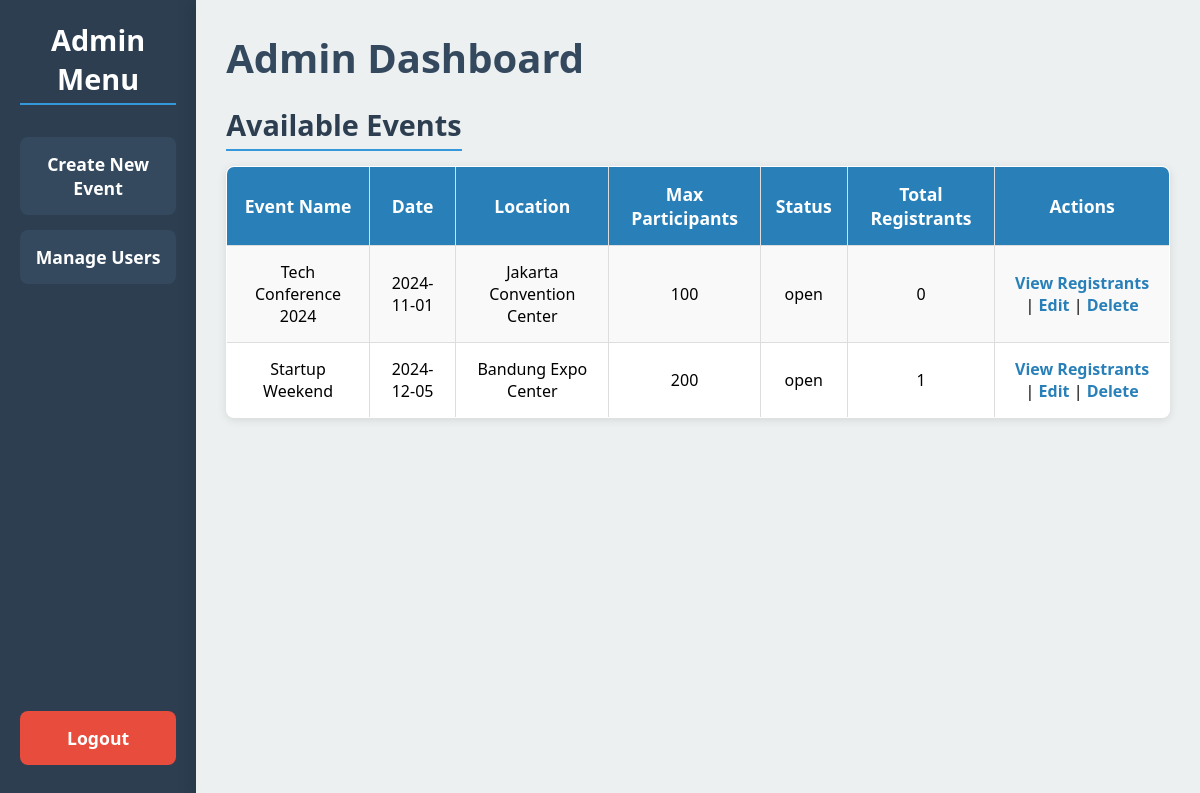
Page /admin_dashboard.php (signed in) on the committed database.
### tables this page shows
CREATE TABLE `events` (
  `event_id` int(11) NOT NULL,
  `event_name` varchar(255) NOT NULL,
  `description` text NOT NULL,
  `date` date NOT NULL,
  `time` time NOT NULL,
  `location` varchar(255) NOT NULL,
  `banner` varchar(255) DEFAULT NULL,
  `max_participants` int(11) NOT NULL,
  `status` enum('open','closed','canceled') NOT NULL DEFAULT 'open',
  `created_at` timestamp NOT NULL DEFAULT current_timestamp()
);

### admin_dashboard.php (the view, shortened to what this page needs)
<?php
$servername = "localhost";
$username = "root";
$password = "";
$dbname = "event_registration";
$conn = new mysqli($servername, $username, $password, $dbname);
$sql_events = "
    SELECT events.event_id, events.event_name, events.date, events.location, events.max_participants, events.status,
    COUNT(registrations.event_id) as total_registrants
    FROM events
    LEFT JOIN registrations ON events.event_id = registrations.event_id
    GROUP BY events.event_id";
$result_events = $conn->query($sql_events);
?>
<!DOCTYPE html>
<html lang="en">
<head>
</head>
<body>
    <div class="sidebar">
        <div>
            <h2>Admin Menu</h2>
            <a href="event_create.php">Create New Event</a>
            <a href="user_management.php">Manage Users</a>
        </div>
        <div>
            <a href="logout.php" class="logout">Logout</a>
        </div>
    </div>
    <div class="main-content">
        <h1>Admin Dashboard</h1>
        <h2>Available Events</h2>
        <table>
            <tr>
                <th>Event Name</th>
                <th>Date</th>
                <th>Location</th>
                <th>Max Participants</th>
                <th>Status</th>
                <th>Total Registrants</th>
                <th>Actions</th>
            </tr>
            <?php
            if ($result_events->num_rows > 0) {
                while ($event = $result_events->fetch_assoc()) {
                    echo "<tr>";
                    echo "<td>" . htmlspecialchars($event['event_name']) . "</td>";
                    echo "<td>" . htmlspecialchars($event['date']) . "</td>";
                    echo "<td>" . htmlspecialchars($event['location']) . "</td>";
                    echo "<td>" . htmlspecialchars($event['max_participants']) . "</td>";
                    echo "<td>" . htmlspecialchars($event['status']) . "</td>";
                    echo "<td>" . htmlspecialchars($event['total_registrants']) . "</td>";
                    echo "<td class='actions'>";
                    echo "<a href='event_registrants.php?event_id=" . $event['event_id'] . "'>View Registrants</a> | ";
                    echo "<a href='event_edit.php?id=" . $event['event_id'] . "'>Edit</a> | ";
                    echo "<a href='event_delete.php?id=" . $event['event_id'] . "' onclick='return confirmDelete()'>Delete</a>";
                    echo "</td>";
                    echo "</tr>";
                }
            } else {
                echo "<tr><td colspan='7'>No events found.</td></tr>";
            }
            ?>
        </table>
    </div>
</body>
</html>

### admin_dashboard.php (style rules this page uses)
* { margin: 0; padding: 0; box-sizing: border-box; }
body { font-family: 'Segoe UI', Tahoma, Geneva, Verdana, sans-serif; background-color: #f9f9f9; display: flex; height: 100vh; }
.sidebar { background-color: #2c3e50; width: 250px; padding: 20px; display: flex; flex-direction: column; justify-content: space-between; }
.sidebar h2 { color: #fff; text-align: center; margin-bottom: 2rem; font-size: 1.8rem; }
.sidebar a { display: block; color: white; text-decoration: none; padding: 15px; margin-bottom: 15px; background-color: #34495e; border-radius: 8px; text-align: center; font-size: 1.1rem; transition: background-color 0.3s ease, transform 0.3s ease; }
.sidebar .logout { background-color: #e74c3c; }
.main-content { flex-grow: 1; padding: 30px; overflow-y: auto; background-color: #ecf0f1; box-shadow: -5px 0 15px rgba(0, 0, 0, 0.1); }
h1 { color: #34495e; font-size: 2.5rem; margin-bottom: 20px; }
h2 { color: #2c3e50; font-size: 1.8rem; margin-bottom: 15px; border-bottom: 2px solid #3498db; display: inline-block; padding-bottom: 5px; }
table { width: 100%; border-collapse: collapse; background-color: #fff; border-radius: 8px; overflow: hidden; box-shadow: 0 2px 10px rgba(0, 0, 0, 0.1); margin-bottom: 20px; }
table, th, td { border: 1px solid #ddd; }
th, td { padding: 15px; text-align: center; font-size: 1rem; }
th { background-color: #2980b9; color: white; font-size: 1.1rem; }
tr:nth-child(even) { background-color: #f9f9f9; }
a { color: #2980b9; text-decoration: none; font-weight: bold; transition: color 0.3s ease; }

### rows in the picture
events: event_name "Tech Conference 2024", date "2024-11-01", location "Jakarta Convention Center", max_participants "100", status "open", total_registrants "0"
events: event_name "Startup Weekend", date "2024-12-05", location "Bandung Expo Center", max_participants "200", status "open", total_registrants "1"
